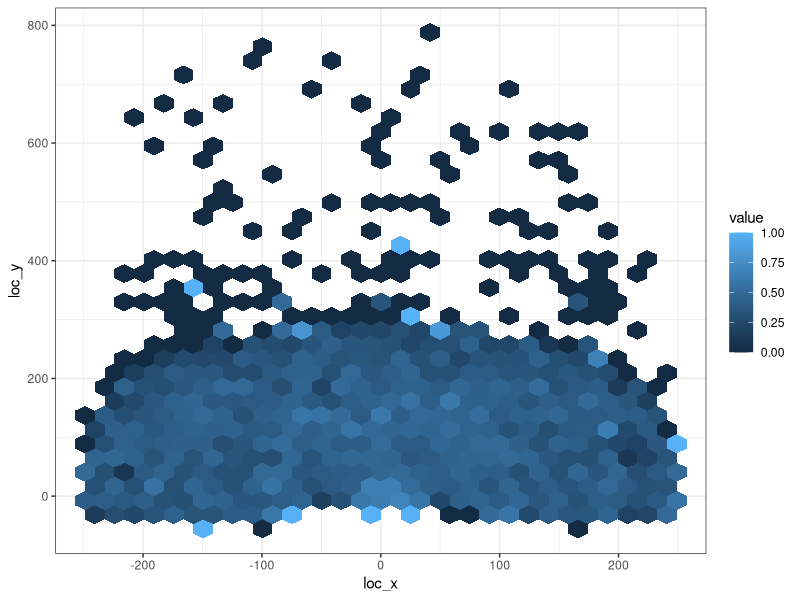
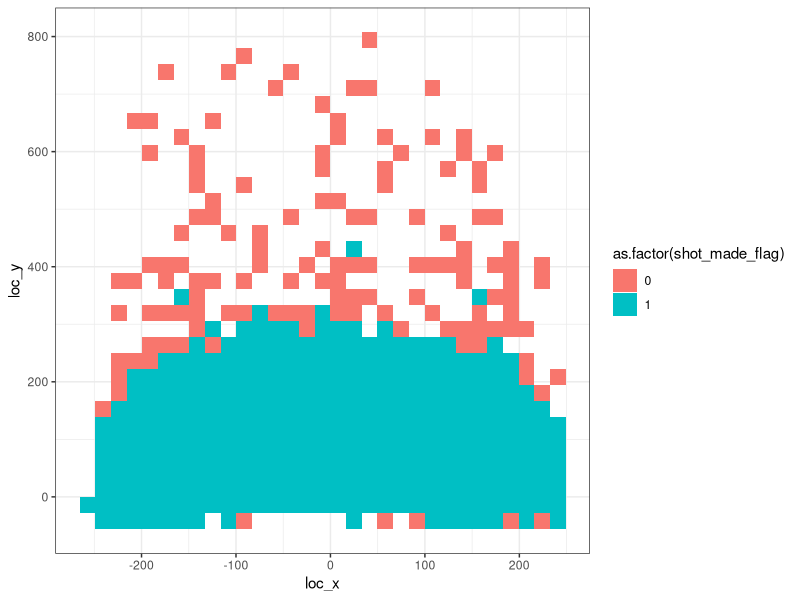

The R script that drew these images, in order:
# Problem Set 4
# Question 1

# Name: Your Name
# Matrikelnummer: Your matriculation number
library(tidyverse)

basketball = read_csv2("basketball_complete.csv")

#a)
basketball %>%
  ggplot(aes(x=loc_x, y=loc_y)) + 
  stat_summary_hex(aes(z=as.numeric(shot_made_flag))) + theme_bw() + facet_grid()

basketball %>%
  ggplot(aes(x=loc_x, y=loc_y, fill=as.factor(shot_made_flag))) + 
  geom_bin2d() + theme_bw()
